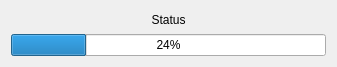
<?xml version="1.0" encoding="UTF-8"?>
<ui version="4.0">
 <class>SelfUpdater</class>
 <widget class="QDialog" name="SelfUpdater">
  <property name="geometry">
   <rect>
    <x>0</x>
    <y>0</y>
    <width>337</width>
    <height>67</height>
   </rect>
  </property>
  <property name="windowTitle">
   <string>Checking for updates..</string>
  </property>
  <layout class="QGridLayout" name="gridLayout">
   <item row="0" column="0">
    <widget class="QLabel" name="label">
     <property name="text">
      <string>Status</string>
     </property>
     <property name="alignment">
      <set>Qt::AlignCenter</set>
     </property>
    </widget>
   </item>
   <item row="1" column="0">
    <widget class="QProgressBar" name="progressBar">
     <property name="value">
      <number>24</number>
     </property>
    </widget>
   </item>
  </layout>
 </widget>
 <resources/>
 <connections/>
</ui>
